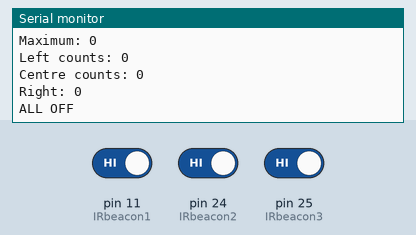
Bench run of a sketch on a simulated Arduino Mega 2560, built with avr-gcc and run on an emulated ATmega2560. Parts: the last lines printed to the serial monitor. Inputs (shaded band) come from the test bench; at power-on: pin 11 (IRbeacon1) HIGH, pin 24 (IRbeacon2) HIGH, pin 25 (IRbeacon3) HIGH.

Above: at 2.2 s.
2.3 s: pin 11 (IRbeacon1) driven LOW
At 4.8 s:
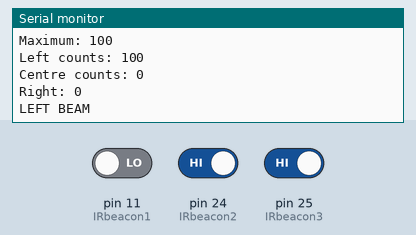
5.3 s: pin 24 (IRbeacon2) driven LOW
At 7.7 s:
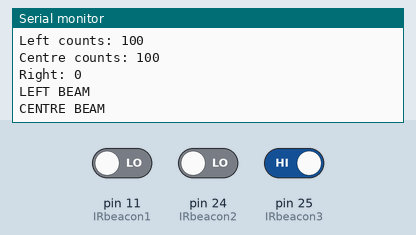
8.0 s: pin 25 (IRbeacon3) driven LOW
At 9.5 s:
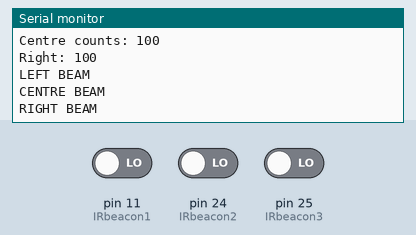

The sketch:

IR_Scan_Testing.ino
```cpp
// constants
#define IRbeacon1 11
#define IRbeacon2 24
#define IRbeacon3 25
#define SETPOINT 100 // loop count setpoint

int LC = 0;

int IR1CNTL = 0;
int IR2CNTC = 0;
int IR3CNTR = 0;

long previousMillis = 0;
int avgInterval = 200;
long interval = 0;

void IR_Scan();


void setup() {
  // put your setup code here, to run once:
    //IR
  pinMode(IRbeacon1, INPUT); // NOTE: 1 indicates no beacon detected, 0 is yes beacon detected
  pinMode(IRbeacon2, INPUT);
  pinMode(IRbeacon3, INPUT);

  Serial.begin(115200);
  Serial.println("Starting scanning...");
  delay(1000);
}

void loop() {
  // put your main code here, to run repeatedly:
  IR_Scan();
}

void IR_Scan(){
// read the input pin:
  unsigned long currentMillis = millis();
    Serial.println("Scanning ...");
  if (currentMillis - previousMillis >= interval) {
    LC++;
    previousMillis = currentMillis;
    int IRStateL = digitalRead(IRbeacon1);
    int IRStateC = digitalRead(IRbeacon2);
    int IRStateR = digitalRead(IRbeacon3);


 //   Serial.println("1 means detected signal");
    Serial.print("Left state: ");
    Serial.println(IRStateL);
    Serial.print("Centre state: ");
    Serial.println(IRStateC);
    Serial.print("Right state: ");
    Serial.println(IRStateR);

    // print out the state of the button:
    //Serial.println(IRState1); // Note - it's 0 if beacon is ON, 1 if beacon is OFF. Do some if or case statements to print out more meaningful information.
    if (IRStateL == 0) {
      IR1CNTL++;
     // Serial.println("Beam Detected Left");
    }
    if(IRStateC == 0) {
      IR2CNTC++;
   //   Serial.print("\t");
   //   Serial.println("Beam Detected Center");
    }
     if(IRStateR == 0) {
      IR3CNTR++;
    //  Serial.print("\t");Serial.print("\t");
    //  Serial.println("Beam Detected Right");
    }
  }
  if(LC == SETPOINT)
  {
    int IRS[3] = {IR1CNTL,IR2CNTC,IR3CNTR};
    int i = 0;
    int maximum = IRS[i];
    i++;
    for(i; i<3; i++)
    {
      if(IRS[i] > IRS[i-1])
      {
        maximum  = IRS[i];
      }
    }
    Serial.print("Maximum: ");
    Serial.println(maximum);
    Serial.print("Left counts: ");
    Serial.println(IR1CNTL);
    Serial.print("Centre counts: ");
    Serial.println(IR2CNTC);
    Serial.print("Right: ");
    Serial.println(IR3CNTR);

    if(maximum == 0)
    {
      Serial.println("ALL OFF");
      delay(2000);
    }
    else
    {
    if(maximum == IR1CNTL) {
      Serial.println("LEFT BEAM");
    }

    if(maximum == IR2CNTC) {
      Serial.println("CENTRE BEAM");

    }
    if(maximum == IR3CNTR){
      Serial.println("RIGHT BEAM");
    }
    delay(2000);
    }
    IR1CNTL = 0;
    IR2CNTC = 0;
    IR3CNTR = 0;
    LC = 0;
  }

}
```

Measured:
- after the input at 2.3 s, the serial monitor: prints a new line after 1.2 s (image 1)
- after the input at 5.3 s, the serial monitor: prints a new line after 0.76 s (image 2)
- after the input at 8.0 s, the serial monitor: prints a new line after 0.59 s (image 3)
